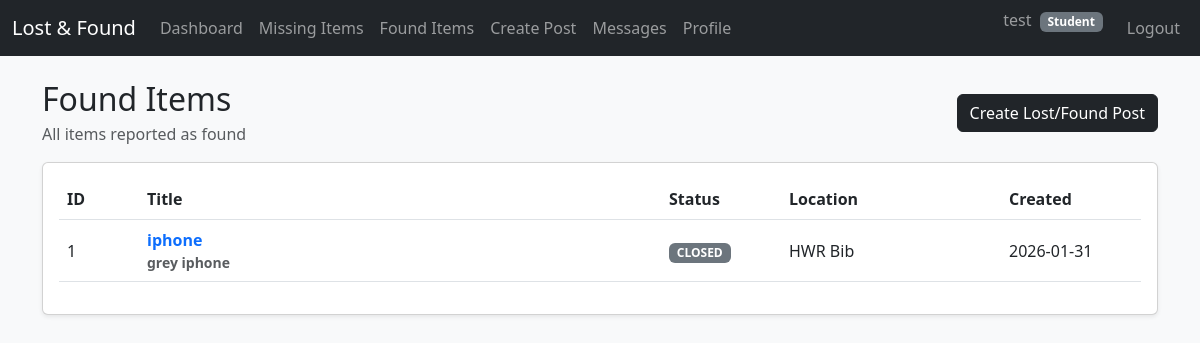
Page /student/found (signed in) on the committed database.
### db.py (models this page shows)
class ItemPost(db.Model):
    __tablename__ = "item_posts"
    id = db.Column(db.Integer, primary_key=True)
    post_type = db.Column(db.String(10), nullable=False)
    title = db.Column(db.String(200), nullable=False)
    description = db.Column(db.Text, nullable=False)
    location = db.Column(db.String(200))
    status = db.Column(db.String(20), default="open")
    created_by = db.Column(db.Integer, db.ForeignKey("users.id"), nullable=False)
    created_at = db.Column(db.DateTime, default=datetime.utcnow)
    creator = db.relationship("User", backref="posts")

### app.py (the view)
@app.route("/student/found")
@login_required
def student_found():
    posts = ItemPost.query.filter_by(post_type="found").order_by(ItemPost.created_at.desc()).all()
    return render_template("student/found.html", posts=posts)

### app.py (called while the page is built)
def login_required(f):
    from functools import wraps
    @wraps(f)
    def wrapper(*args, **kwargs):
        if "user_id" not in session:
            return redirect(url_for("login"))
        return f(*args, **kwargs)
    return wrapper

### templates/student/found.html (shortened to what this page needs)
{% extends 'base.html' %}
{% block content %}
<div class="d-flex justify-content-between align-items-center mb-3">
  <div>
    <h2 class="mb-1">Found Items</h2>
    <div class="text-muted">All items reported as found</div>
  </div>
  <a class="btn btn-dark" href="{{ url_for('student_new_post') }}">Create Lost/Found Post</a>
</div>
<div class="card shadow-sm">
  <div class="card-body">
    {% if posts and posts|length > 0 %}
      <div class="table-responsive">
        <table class="table table-hover align-middle">
          <thead>
            <tr>
              <th style="width: 80px;">ID</th>
              <th>Title</th>
              <th style="width: 120px;">Status</th>
              <th style="width: 220px;">Location</th>
              <th style="width: 140px;">Created</th>
            </tr>
          </thead>
          <tbody>
            {% for post in posts %}
              <tr>
                <td>{{ post.id }}</td>
                <td class="fw-semibold">
                  <a class="text-decoration-none"
                     href="{{ url_for('student_post_detail', post_id=post.id) }}">
                    {{ post.title }}
                  </a>
                  <div class="text-muted small">
                    {{ post.description[:80] }}{% if post.description and post.description|length > 80 %}...{% endif %}
                  </div>
                </td>
                <td>
                  {% if post.status == "open" %}
                    <span class="badge text-bg-primary">OPEN</span>
                  {% elif post.status == "claimed" %}
                    <span class="badge text-bg-info">CLAIMED</span>
                  {% else %}
                    <span class="badge text-bg-secondary">CLOSED</span>
                  {% endif %}
                </td>
                <td>{{ post.location or "-" }}</td>
                <td>{{ post.created_at.strftime("%Y-%m-%d") }}</td>
              </tr>
            {% endfor %}
          </tbody>
        </table>
      </div>
    {% else %}
      <div class="text-center py-4">
        <h5 class="mb-2">No found items yet</h5>
        <p class="text-muted mb-3">Create a found post if you found something.</p>
        <a class="btn btn-dark" href="{{ url_for('student_new_post') }}">Create Post</a>
      </div>
    {% endif %}
  </div>
</div>
{% endblock %}

### rows in the picture
ItemPost: id "1", title "iphone", description "grey iphone", status "CLOSED", location "HWR Bib", created_at "2026-01-31"

### other values in the picture
{{ session.get('username') }} "test"
